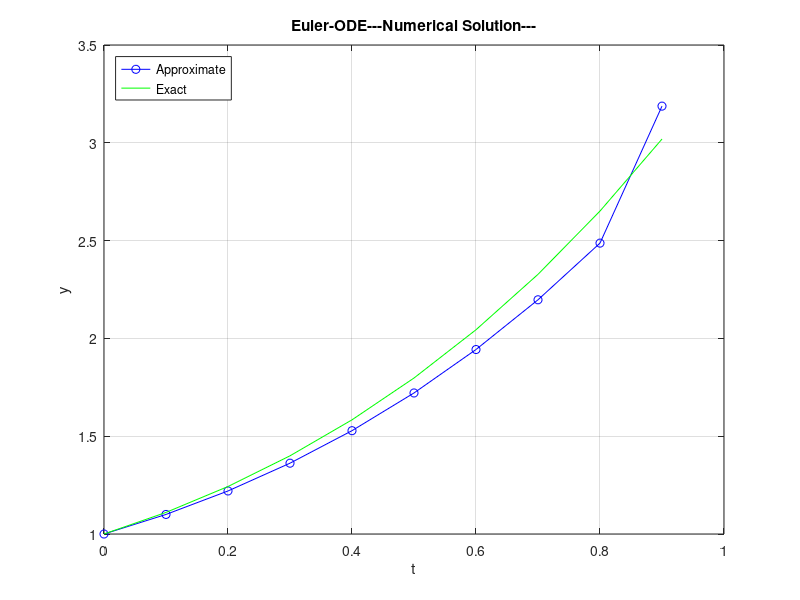

Here is the MATLAB script that generated this plot:

% Explicit Euler Method with MATLAB
% Equation to solve: y'=t+y; y(0)=1; t=[0,1];

clc, clear all, close all

h=0.1;
n=10;
a=0;
b=1;
t0=0;
y0=1;
f = @(t,y) t+y;
exact = @(t) -t - 1 + 2 * exp(t);

t = a + h * (0:n - 1);
y = zeros(1,length(t));
y(1) = 1; % initial condition

fprintf('%7s %7s %7s \n','i','t(i)','y(i)');
for i=1:n
 y(i+1) = y(i) + h * f(t(i), y(i));
 fprintf('%7d %7.2f %7.3f \n',i, t(i), y(i));
end

y(length(t))=[ ];

plot(t, y,'b-o', t, exact(t), 'g')

title('Euler-ODE---Numerical Solution---');
ylabel('y'); xlabel('t');
legend({'Approximate','Exact'},'Location','northwest');

grid on
hold on
hold off

